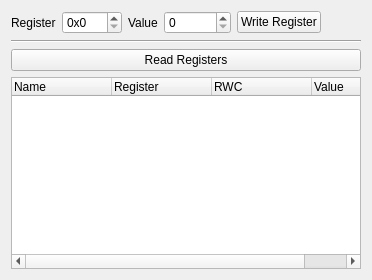
     <widget class="QWidget" name="tab_register_access">
      <attribute name="title">
       <string>Register Access</string>
      </attribute>
      <layout class="QVBoxLayout" name="verticalLayout_3">
       <item>
        <layout class="QHBoxLayout" name="horizontalLayout">
         <item>
          <widget class="QLabel" name="label">
           <property name="text">
            <string>Register</string>
           </property>
          </widget>
         </item>
         <item>
          <widget class="SpinBoxHex" name="spinbox_write_register">
           <property name="prefix">
            <string>0x</string>
           </property>
           <property name="maximum">
            <number>255</number>
           </property>
          </widget>
         </item>
         <item>
          <widget class="QLabel" name="label_2">
           <property name="text">
            <string>Value</string>
           </property>
          </widget>
         </item>
         <item>
          <widget class="QSpinBox" name="spinbox_write_value">
           <property name="maximum">
            <number>429496729</number>
           </property>
          </widget>
         </item>
         <item>
          <widget class="QPushButton" name="button_write_register">
           <property name="text">
            <string>Write Register</string>
           </property>
          </widget>
         </item>
         <item>
          <spacer name="horizontalSpacer">
           <property name="orientation">
            <enum>Qt::Horizontal</enum>
           </property>
           <property name="sizeHint" stdset="0">
            <size>
             <width>40</width>
             <height>20</height>
            </size>
           </property>
          </spacer>
         </item>
        </layout>
       </item>
       <item>
        <widget class="Line" name="line">
         <property name="orientation">
          <enum>Qt::Horizontal</enum>
         </property>
        </widget>
       </item>
       <item>
        <widget class="QPushButton" name="button_read_registers">
         <property name="text">
          <string>Read Registers</string>
         </property>
        </widget>
       </item>
       <item>
        <widget class="QTreeWidget" name="tree_widget">
         <column>
          <property name="text">
           <string>Name</string>
          </property>
         </column>
         <column>
          <property name="text">
           <string>Register</string>
          </property>
         </column>
         <column>
          <property name="text">
           <string>RWC</string>
          </property>
         </column>
         <column>
          <property name="text">
           <string>Value</string>
          </property>
         </column>
        </widget>
       </item>
      </layout>
     </widget>
